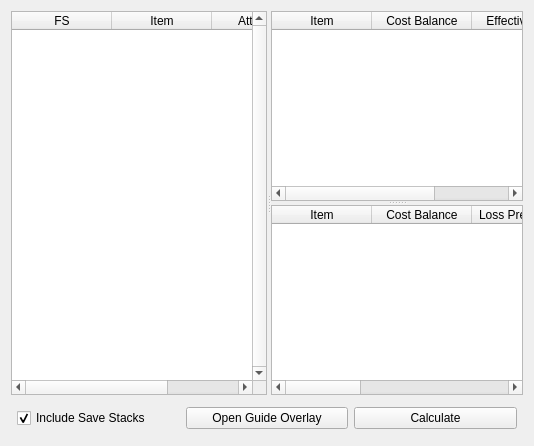
      <widget class="QWidget" name="tab_strat">
       <attribute name="title">
        <string>Strategy</string>
       </attribute>
       <layout class="QVBoxLayout" name="verticalLayout_6">
        <item>
         <widget class="QSplitter" name="splitter">
          <property name="sizePolicy">
           <sizepolicy hsizetype="Preferred" vsizetype="Preferred">
            <horstretch>0</horstretch>
            <verstretch>0</verstretch>
           </sizepolicy>
          </property>
          <property name="orientation">
           <enum>Qt::Horizontal</enum>
          </property>
          <widget class="QTableWidget" name="table_Strat">
           <property name="sizePolicy">
            <sizepolicy hsizetype="Preferred" vsizetype="Preferred">
             <horstretch>0</horstretch>
             <verstretch>0</verstretch>
            </sizepolicy>
           </property>
           <property name="verticalScrollBarPolicy">
            <enum>Qt::ScrollBarAlwaysOn</enum>
           </property>
           <property name="horizontalScrollBarPolicy">
            <enum>Qt::ScrollBarAsNeeded</enum>
           </property>
           <property name="editTriggers">
            <set>QAbstractItemView::NoEditTriggers</set>
           </property>
           <property name="selectionMode">
            <enum>QAbstractItemView::SingleSelection</enum>
           </property>
           <property name="selectionBehavior">
            <enum>QAbstractItemView::SelectRows</enum>
           </property>
           <attribute name="verticalHeaderVisible">
            <bool>false</bool>
           </attribute>
           <column>
            <property name="text">
             <string>FS</string>
            </property>
           </column>
           <column>
            <property name="text">
             <string>Item</string>
            </property>
           </column>
           <column>
            <property name="text">
             <string>Attempt?</string>
            </property>
           </column>
          </widget>
          <widget class="QWidget" name="widget_6" native="true">
           <property name="sizePolicy">
            <sizepolicy hsizetype="Preferred" vsizetype="Preferred">
             <horstretch>1</horstretch>
             <verstretch>0</verstretch>
            </sizepolicy>
           </property>
           <layout class="QVBoxLayout" name="verticalLayout_7">
            <property name="spacing">
             <number>2</number>
            </property>
            <property name="leftMargin">
             <number>0</number>
            </property>
            <property name="topMargin">
             <number>0</number>
            </property>
            <property name="rightMargin">
             <number>0</number>
            </property>
            <property name="bottomMargin">
             <number>0</number>
            </property>
            <item>
             <widget class="QSplitter" name="splitter_2">
              <property name="sizePolicy">
               <sizepolicy hsizetype="Preferred" vsizetype="Preferred">
                <horstretch>0</horstretch>
                <verstretch>0</verstretch>
               </sizepolicy>
              </property>
              <property name="orientation">
               <enum>Qt::Vertical</enum>
              </property>
              <widget class="QTableWidget" name="table_Strat_FS">
               <property name="sizePolicy">
                <sizepolicy hsizetype="Preferred" vsizetype="Preferred">
                 <horstretch>0</horstretch>
                 <verstretch>0</verstretch>
                </sizepolicy>
               </property>
               <property name="editTriggers">
                <set>QAbstractItemView::NoEditTriggers</set>
               </property>
               <property name="alternatingRowColors">
                <bool>true</bool>
               </property>
               <column>
                <property name="text">
                 <string>Item</string>
                </property>
               </column>
               <column>
                <property name="text">
                 <string>Cost Balance</string>
                </property>
               </column>
               <column>
                <property name="text">
                 <string>Effectiveness</string>
                </property>
               </column>
              </widget>
              <widget class="QTableWidget" name="table_Strat_Equip">
               <property name="sizePolicy">
                <sizepolicy hsizetype="Preferred" vsizetype="Preferred">
                 <horstretch>0</horstretch>
                 <verstretch>0</verstretch>
                </sizepolicy>
               </property>
               <property name="alternatingRowColors">
                <bool>true</bool>
               </property>
               <column>
                <property name="text">
                 <string>Item</string>
                </property>
               </column>
               <column>
                <property name="text">
                 <string>Cost Balance</string>
                </property>
               </column>
               <column>
                <property name="text">
                 <string>Loss Prevention</string>
                </property>
               </column>
               <column>
                <property name="text">
                 <string>Avg Num Fails</string>
                </property>
               </column>
               <column>
                <property name="text">
                 <string>Success Confidence</string>
                </property>
               </column>
               <column>
                <property name="text">
                 <string>Differential</string>
                </property>
               </column>
              </widget>
             </widget>
            </item>
           </layout>
          </widget>
         </widget>
        </item>
        <item>
         <widget class="QWidget" name="widget_7" native="true">
          <property name="sizePolicy">
           <sizepolicy hsizetype="Preferred" vsizetype="Maximum">
            <horstretch>0</horstretch>
            <verstretch>0</verstretch>
           </sizepolicy>
          </property>
          <layout class="QHBoxLayout" name="horizontalLayout_5">
           <property name="leftMargin">
            <number>6</number>
           </property>
           <property name="topMargin">
            <number>6</number>
           </property>
           <property name="rightMargin">
            <number>6</number>
           </property>
           <property name="bottomMargin">
            <number>6</number>
           </property>
           <item>
            <widget class="QCheckBox" name="chkStratInclSaves">
             <property name="text">
              <string>Include Save Stacks</string>
             </property>
             <property name="checked">
              <bool>true</bool>
             </property>
            </widget>
           </item>
           <item>
            <widget class="QPushButton" name="cmdCompact">
             <property name="text">
              <string>Open Guide Overlay</string>
             </property>
            </widget>
           </item>
           <item>
            <widget class="QPushButton" name="cmdStrat_go">
             <property name="text">
              <string>Calculate</string>
             </property>
            </widget>
           </item>
          </layout>
         </widget>
        </item>
       </layout>
      </widget>
